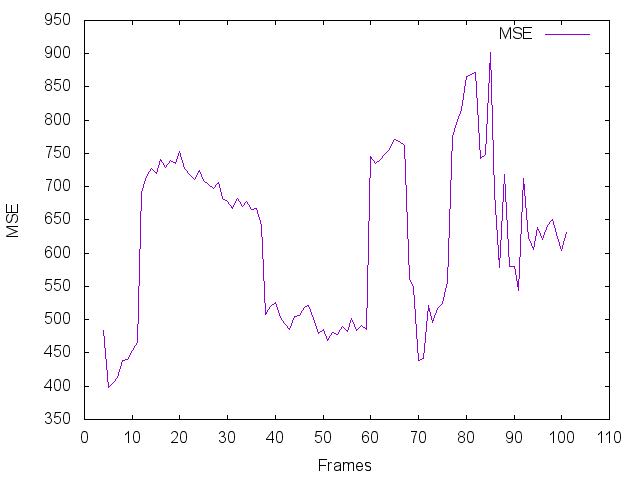

Write the gnuplot code that produced this figure.
#We consider that we have a file, named stats.txt,
#in which, on each line we have three values
#frameNumber MSE PSNR
#
#This file, passed as parameter to gnuplot :
# gnuplot example3.gnuplot
# will save the curves of the MSE against time, and PSNR against time
# to the file out.png

set terminal png
set output "MSE.png"

set xlabel "Frames"
set ylabel "MSE"
#set xrange [0:110]
#set yrange [0: 700]
set xtics 10
set ytics 50
set style line 1 lw 5
set style line 2 lw 5
plot 'stats.txt' using 1:2 with lines title 'MSE'
